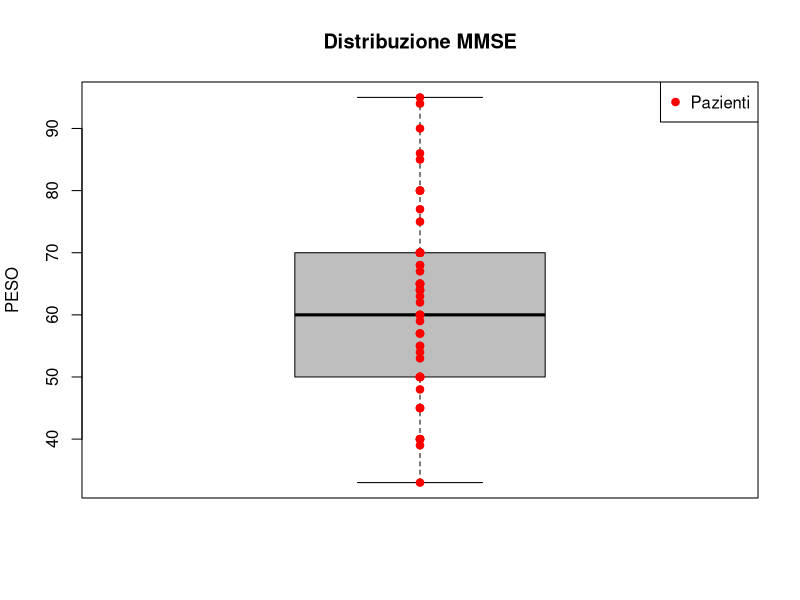
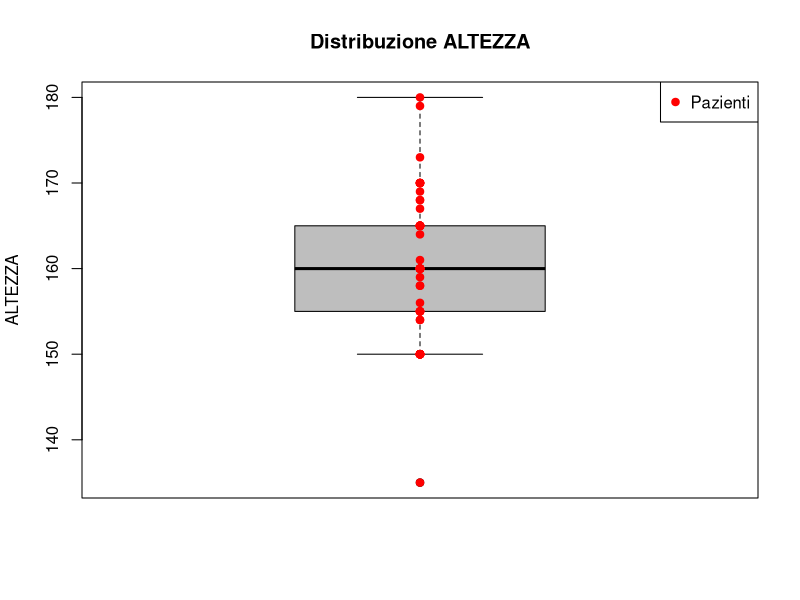
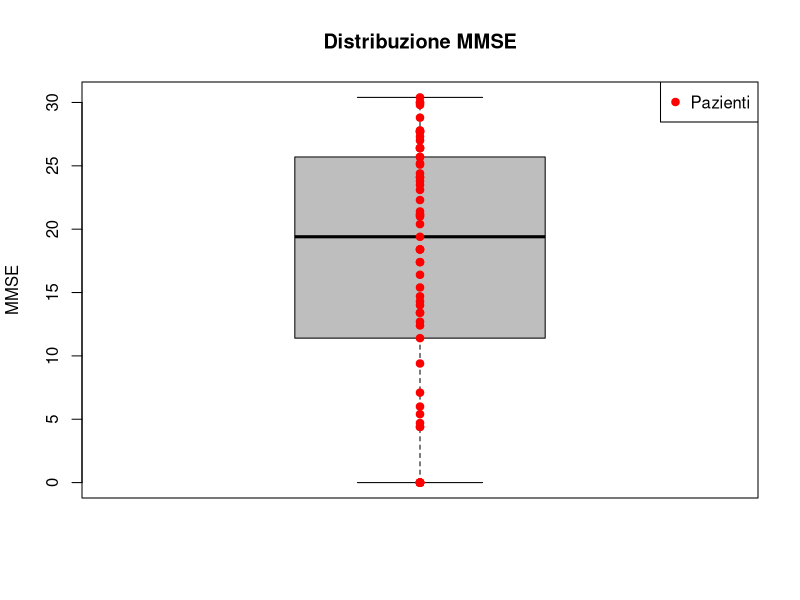
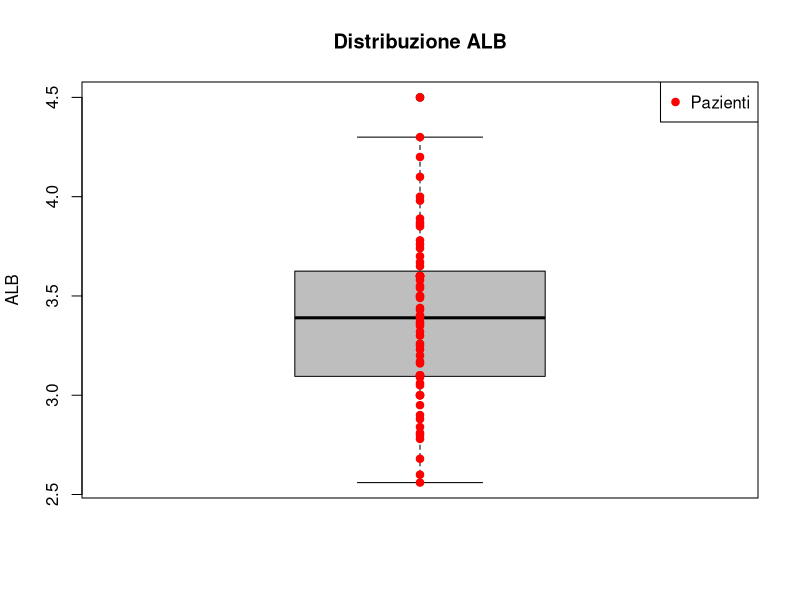
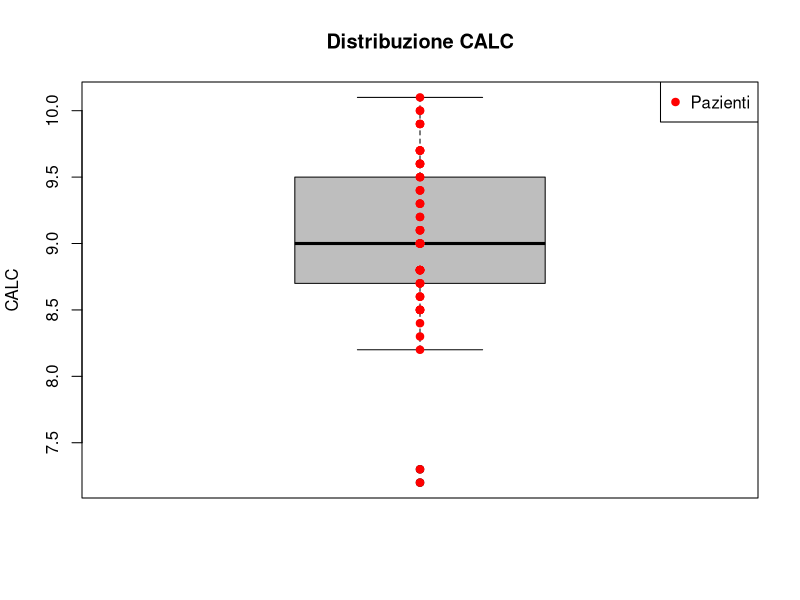
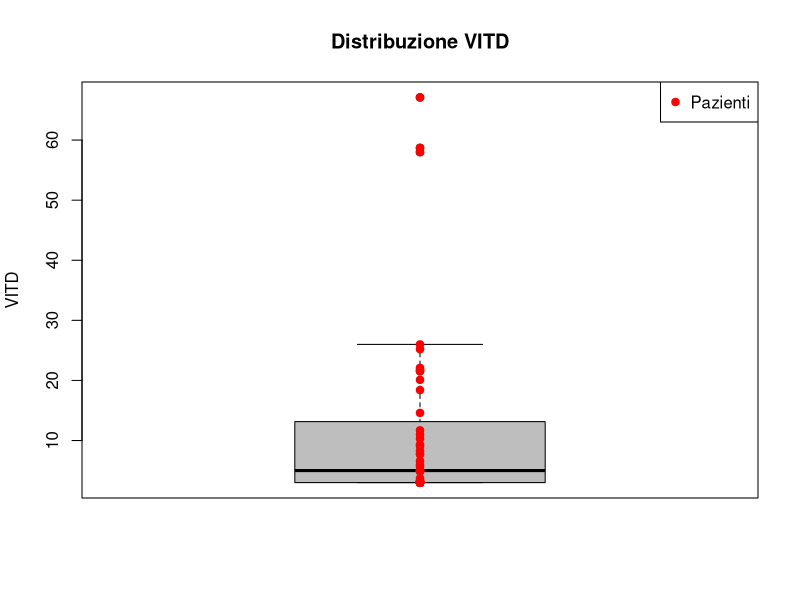
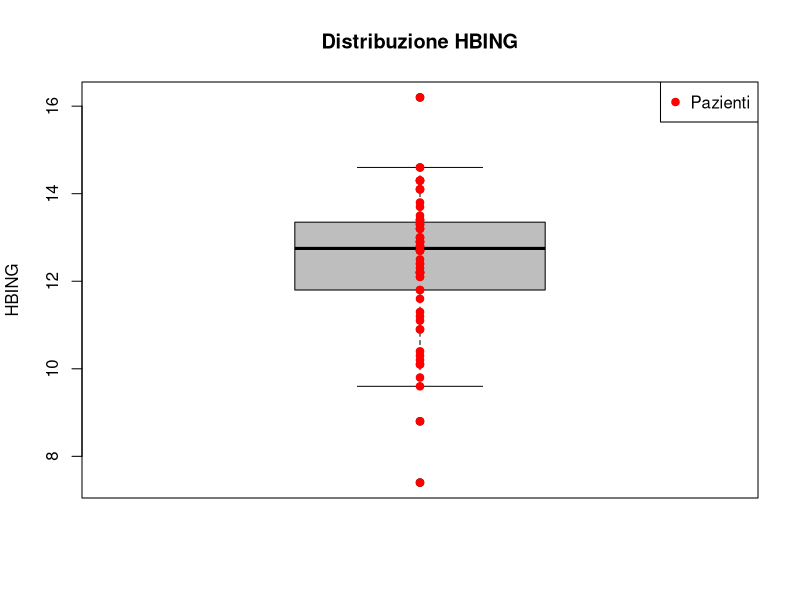
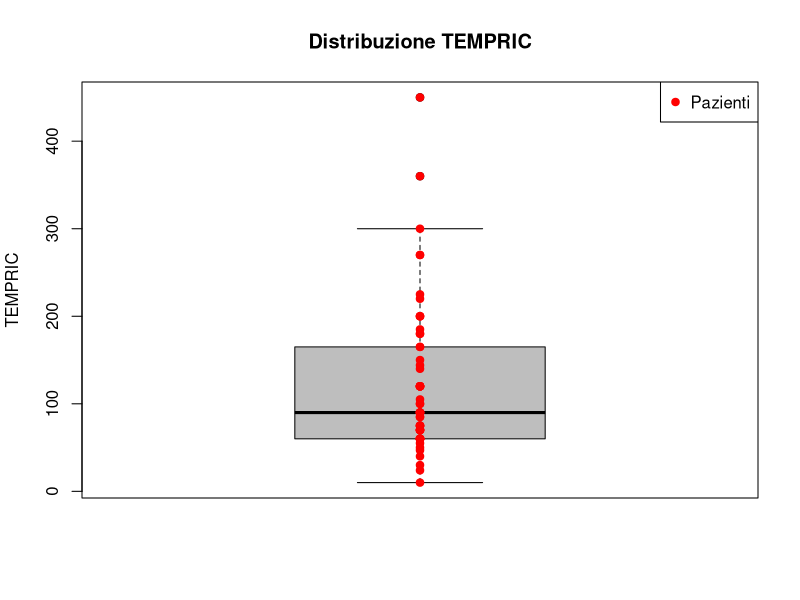

Source code (R) for these figures, in order:
## ---- chunk 1
#Management
library(readxl)
library(stringr)
#Visualization
library(ggplot2)

## ---- chunk 2
setwd("C:/Users/Simone/Documents/Desktop/BIOSTATISTICA")
## ---- chunk 3
data <- read_excel("SOFA.xlsx",)
head(data)
## ---- chunk 4
#Struttura del dataset
str(data)
## ---- chunk 5
#Statistiche descrittive
summary(data)
## ---- chunk 6
#Conta il numero di valori mancanti per ciascuna variabile del dataset
colSums(is.na(data))
## ---- chunk 7
data$PAZIENTE[duplicated(data$PAZIENTE)]
data[data$PAZIENTE== 16,]
## ---- chunk 8
data[7,1] = 17
data[7,1]
data[data$PAZIENTE==16 | data$PAZIENTE==17,]
## ---- chunk 9
data$NASCITA
## ---- chunk 10
(i <- data[data$PAZIENTE==111,])
data$NASCITA[data$PAZIENTE==111]=sapply(Map(append, strsplit(i$NASCITA,""), after = nchar(i$NASCITA) - 4, "/"), paste, collapse = "")
data[data$PAZIENTE==111,]
## ---- chunk 11
data$NASCITA = as.numeric(data$NASCITA)
(data$NASCITA = as.Date(x = data$NASCITA,origin = "1899-12-30", ))
## ---- chunk 12
data$NASCITA[c(43, 61, 34)] = as.Date(c("1928/03/16","1922/07/04","1929/07/13"))
data$NASCITA
## ---- chunk 13
data$SEX <- ifelse(data$SEX == 1, "uomo", "donna")
data$SEX
## ---- chunk 14
data$STATCIV <- ifelse(data$STATCIV == 1, "non_sposato\a", 
                        ifelse(data$STATCIV == 2, "coniugato\a",
                               ifelse(data$STATCIV == 3, "convivente",
                                      ifelse(data$STATCIV == 4, "divorziato\a",
                                             ifelse(data$STATCIV == 5, "vedovo\a",'NAN')))))
data$STATCIV
## ---- chunk 15
data$PESO =ifelse(data$PESO==-1,NA,data$PESO)
sum(is.na(data$PESO) | data$PESO == "NA")

## ---- chunk 16
boxplot(data$PESO, 
        col = "grey",   
        border = "black",  
        names = c("PESO"),
        ylab = "PESO",     
        pch = 19,
        main= "Distribuzione MMSE") 
points(x = rep(1, length(data$PESO)), y = data$PESO, pch = 19, col = "red")
legend("topright", legend = "Pazienti", pch = 19, col = "red")
## ---- chunk 17
data$ALTEZZA = ifelse(data$ALTEZZA< 100,NA,data$ALTEZZA)
data$ALTEZZA
## ---- chunk 18
boxplot(data$ALTEZZA, 
        col = "grey",   
        border = "black",  
        names = c("ALTEZZA"),
        ylab = "ALTEZZA",     
        pch = 19,
        main= "Distribuzione ALTEZZA") 
points(x = rep(1, length(data$ALTEZZA)), y = data$ALTEZZA, pch = 19, col = "red")
legend("topright", legend = "Pazienti", pch = 19, col = "red")
## ---- chunk 19
data$CADUTE = ifelse(data$CADUTE<0,NA,data$CADUTE)
data$CADUTE
## ---- chunk 20
data$CCSCORE
## ---- chunk 21
data$SOFAING
## ---- chunk 22
data$MMSE = ifelse(data$MMSE<0,NA,data$MMSE)
data$MMSE = str_replace(data$MMSE, ",", ".")
data$MMSE = as.numeric(data$MMSE)
data$MMSE
## ---- chunk 23
boxplot(data$MMSE, 
        col = "grey",   
        border = "black",  
        names = c("MMSE"),
        ylab = "MMSE",     
        pch = 19,
        main= "Distribuzione MMSE") 
points(x = rep(1, length(data$MMSE)), y = data$MMSE, pch = 19, col = "red")
legend("topright", legend = "Pazienti", pch = 19, col = "red")
## ---- chunk 24
data$ALB = ifelse(data$ALB==-1,NA,data$ALB)
data$ALB = str_replace(data$ALB, ",", ".")
data$ALB = as.numeric(data$ALB)
data$ALB
## ---- chunk 25
boxplot(data$ALB, 
        col = "grey",   
        border = "black",  
        names = c("ALB"),
        ylab = "ALB",     
        pch = 19,
        main= "Distribuzione ALB")   
points(x = rep(1, length(data$ALB)), y = data$ALB, pch = 19, col = "red")
legend("topright", legend = "Pazienti", pch = 19, col = "red")
## ---- chunk 26
data$CALC = str_replace(data$CALC, ",", ".")
data$CALC = as.numeric(data$CALC)
data$CALC
## ---- chunk 27
data$CALC[23]= data$CALC[23]/100
## ---- chunk 28
boxplot(data$CALC, 
        col = "grey",   
        border = "black",  
        names = c("CALC"),
        ylab = "CALC",     
        pch = 19,
        main= "Distribuzione CALC")
points(x = rep(1, length(data$CALC)), y = data$CALC, pch = 19, col = "red")
legend("topright", legend = "Pazienti", pch = 19, col = "red")
## ---- chunk 29
data$VITD = str_replace(data$VITD, ",", ".")
data$VITD = ifelse(data$VITD==-1,NA,data$VITD)
data$VITD = as.numeric(data$VITD)
data$VITD
## ---- chunk 30
boxplot(data$VITD, 
        col = "grey",   
        border = "black",  
        names = c("VITD"),
        ylab = "VITD",     
        pch = 19,
        main= "Distribuzione VITD")
points(x = rep(1, length(data$VITD)), y = data$VITD, pch = 19, col = "red")
legend("topright", legend = "Pazienti", pch = 19, col = "red")
## ---- chunk 31
data$HBING = str_replace(data$HBING, ",", ".")
data$HBING = as.numeric(data$HBING)
data$HBING
## ---- chunk 32
boxplot(data$HBING, 
        col = "grey",   
        border = "black",  
        names = c("HBING"),
        ylab = "HBING",     
        pch = 19,
        main= "Distribuzione HBING")
points(x = rep(1, length(data$HBING)), y = data$HBING, pch = 19, col = "red")
legend("topright", legend = "Pazienti", pch = 19, col = "red")
## ---- chunk 33
data$TEMPRIC = ifelse(data$TEMPRIC<0,NA,data$TEMPRIC)
data$TEMPRIC
## ---- chunk 34
boxplot(data$TEMPRIC, 
        col = "grey",   
        border = "black",  
        names = c("TEMPRIC"),
        ylab = "TEMPRIC",     
        pch = 19,
        main= "Distribuzione TEMPRIC")
points(x = rep(1, length(data$TEMPRIC)), y = data$TEMPRIC, pch = 19, col = "red")
legend("topright", legend = "Pazienti", pch = 19, col = "red")
## ---- chunk 35
data$DATDIM
## ---- chunk 36
errors <- ifelse(difftime(data$DATDIM, data$DATINT, units = "days") >= 0, TRUE, FALSE)
indici <- which(!errors)
data[indici, ]
nrow(data)
## ---- chunk 37
#Cancellare le righe
#data <- subset(data, !(PAZIENTE %in% c(29, 145)))
# Seleziona le righe in cui data$PAZIENTE è uguale a 29 o 145
indice <- which(data$PAZIENTE == 29 | data$PAZIENTE == 145)

# Trasforma i valori della colonna data$DATDIM in NA per le righe selezionate
data$DATDIM[indice] <- NA
data$DATDIM
nrow(data)

## ---- chunk 38
data$INTDURAT
## ---- chunk 39
boxplot(data$INTDURAT, 
        col = "grey",   
        border = "black",  
        names = c("INTDURAT"),
        ylab = "INTDURAT",     
        pch = 19,
        main= "Distribuzione INTDURAT")
points(x = rep(1, length(data$INTDURAT)), y = data$INTDURAT, pch = 19, col = "red")
legend("topright", legend = "Pazienti", pch = 19, col = "red")
## ---- chunk 40
nuovi_valori <- c("generale", "spinale", "peridurale", "plessica", "combinata", "sedazione", "locale_assistita", "altro")

data$ANEST <- ifelse(data$ANEST == 1, nuovi_valori[1], 
                     ifelse(data$ANEST == 2, nuovi_valori[2], 
                            ifelse(data$ANEST == 3, nuovi_valori[3], 
                                   ifelse(data$ANEST == 4, nuovi_valori[4], 
                                          ifelse(data$ANEST == 5, nuovi_valori[5], 
                                                 ifelse(data$ANEST == 6, nuovi_valori[6], 
                                                        ifelse(data$ANEST == 7, nuovi_valori[7], 
                                                               ifelse(data$ANEST == 8, nuovi_valori[8], 
                                                                      data$ANEST))))))))
data$ANEST
## ---- chunk 41
data$'DATA DECESSO'
## ---- chunk 42
data$'DATA DECESSO' = ifelse(data$`DATA DECESSO`=='SI è RIFIUTATA',NA,data$`DATA DECESSO`)
data$'DATA DECESSO' = ifelse(data$`DATA DECESSO`== -1,NA,data$`DATA DECESSO`)
data$'DATA DECESSO' = as.numeric(data$`DATA DECESSO`)
(data$'DATA DECESSO' = as.Date(x = data$`DATA DECESSO`,origin = "1899-12-30", ))
data$'DATA DECESSO'
## ---- chunk 43
data$CCSCORE<-as.numeric(data$CCSCORE)
data$CCSCORE_classe = ifelse((data$CCSCORE==0 |data$CCSCORE==1 |data$CCSCORE==2),'cc_basso',
ifelse((data$CCSCORE==3|data$CCSCORE==4),'cc_medio','cc_alto'))
(table(data$CCSCORE_classe))
## ---- chunk 44
data$SOFAING_classe = ifelse(data$SOFAING== '0','sofa_basso', 'sofa_alto')
table(data$SOFAING_classe)
## ---- chunk 45
data$PESO<-as.numeric(data$PESO)
data$ALTEZZA<-as.numeric(data$ALTEZZA)
data$BMI<-(data$PESO)/((data$ALTEZZA/100)^2)
data$BMI_classi = ifelse(data$BMI<18.5,'sottopeso',ifelse(data$BMI<25,'normopeso','sovrappeso'))
head(data$BMI)
table(data$BMI_classi)
## ---- chunk 46
# calculate the age in years
data$AGE <- as.numeric(difftime(data$DATINT, data$NASCITA, units = "weeks")) / 52.25
data$AGE <- trunc(data$AGE)
cat("data$AGE =", data$AGE, "\n")
## ---- chunk 47
# create breakpoints for age classes
breakpoints <- c(70, 75, 80, 85, 90, 95, 100)
# divide the AGE variable into age classes
data$AGE_classi <- cut(data$AGE, breakpoints, labels = c("70-75", "75-80", "80-85", "85-90", "90-95", "95-100+"))
table(data$AGE_classi)
## ---- chunk 48

data$fine_data = ifelse(is.na(data$`DATA DECESSO`),NA,data$`DATA DECESSO`)
data$fine_data =as.numeric(data$fine_data)
data$fine_data =as.Date(data$fine_data,origin = "1970-01-01", )
data$fine_data = ifelse(is.na(data$fine_data),as.Date("2021/12/31"),data$fine_data)
data$fine_data =as.Date(data$fine_data,origin = "1970-01-01", )

## ---- chunk 49
data$GGOSSERV = as.numeric(difftime(data$fine_data, data$DATINT, units = "days"))
data$GGOSSERV
## ---- chunk 50
data <- subset(data, GGOSSERV>=0)
## ---- chunk 51
data$ANNIOSSERV<- data$GGOSSERV/365
data$ANNIOSSERV <- trunc(data$ANNIOSSERV)
cat("data$ANNIOSSERV =", data$ANNIOSSERV, "\n")
